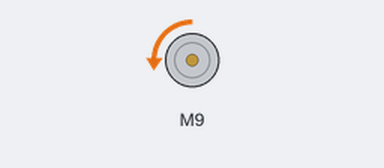
Simulated run of this sketch. Board: Arduino Uno, built with avr-gcc and run on an emulated ATmega328P. Parts: DC motor (green arrow = forward, orange = backward, longer = faster).

Above: at 0.45 s.
At 4.05 s:
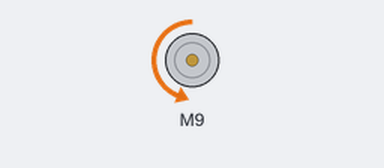
At 7.7 s:
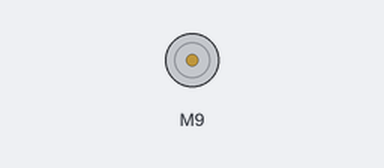
At 13.15 s:
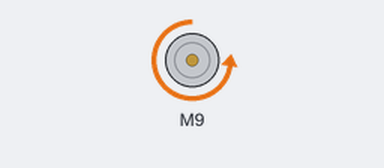
Timing chart, 0 to 13.4 s (numbered marks = the images above):
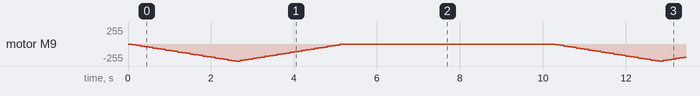

The sketch:

puente_h_BTS7960_ejemplo.ino
```cpp
#include "BTS7960.h"

const uint8_t EN = 8;
const uint8_t L_PWM = 9;
const uint8_t R_PWM = 10;

BTS7960 motorController(EN, L_PWM, R_PWM);

void setup()
{
}

void loop()
{
  motorController.Enable();

  for(int speed = 0 ; speed < 255; speed+=10)
  {
   motorController.TurnLeft(speed);
   delay(100);
  }

  motorController.Stop();

  for(int speed = 255 ; speed > 0; speed-=10)
  {
   motorController.TurnLeft(speed);
   delay(100);
  }
  motorController.Stop();
  motorController.Disable();
  delay(5000);
}
```
